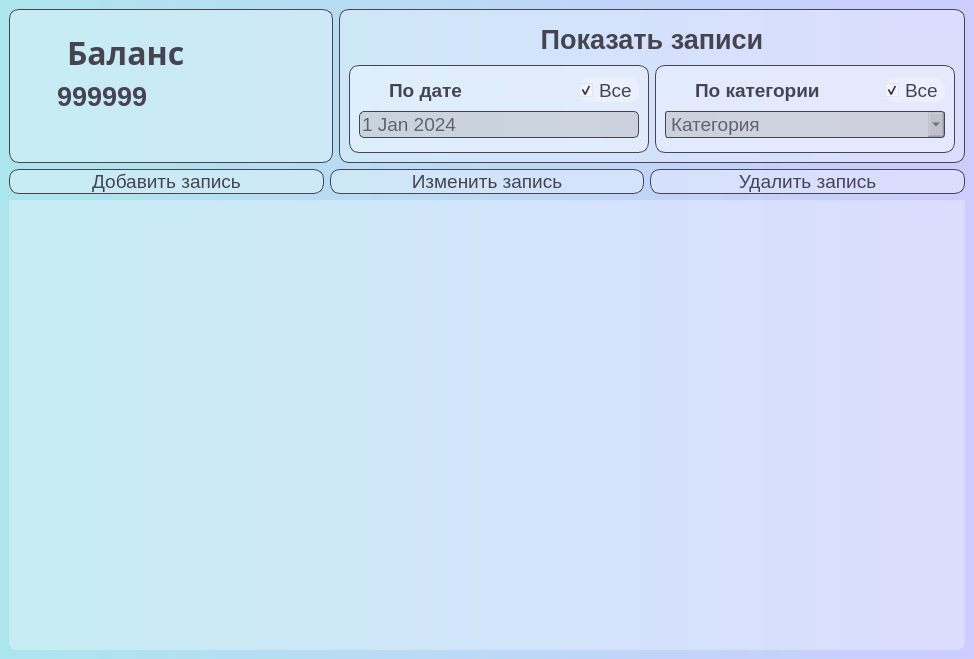
<?xml version="1.0" encoding="UTF-8"?>
<ui version="4.0">
 <class>MainWindow</class>
 <widget class="QMainWindow" name="MainWindow">
  <property name="geometry">
   <rect>
    <x>0</x>
    <y>0</y>
    <width>974</width>
    <height>659</height>
   </rect>
  </property>
  <property name="sizePolicy">
   <sizepolicy hsizetype="Fixed" vsizetype="Fixed">
    <horstretch>0</horstretch>
    <verstretch>0</verstretch>
   </sizepolicy>
  </property>
  <property name="minimumSize">
   <size>
    <width>974</width>
    <height>659</height>
   </size>
  </property>
  <property name="maximumSize">
   <size>
    <width>974</width>
    <height>659</height>
   </size>
  </property>
  <property name="font">
   <font>
    <family>Noto Sans SemiCondensed</family>
    <pointsize>10</pointsize>
    <italic>false</italic>
    <bold>false</bold>
   </font>
  </property>
  <property name="contextMenuPolicy">
   <enum>Qt::ContextMenuPolicy::PreventContextMenu</enum>
  </property>
  <property name="windowTitle">
   <string>Учет финансов</string>
  </property>
  <property name="styleSheet">
   <string notr="true">font: 10pt &quot;Noto Sans SemiCondensed&quot;;
background-color: qlineargradient(spread:pad, x1:0, y1:0, x2:1, y2:0, stop:0 rgba(172, 229, 238, 255), stop:1 rgba(204, 204, 255, 255))</string>
  </property>
  <widget class="QWidget" name="centralwidget">
   <property name="sizePolicy">
    <sizepolicy hsizetype="Fixed" vsizetype="Fixed">
     <horstretch>0</horstretch>
     <verstretch>0</verstretch>
    </sizepolicy>
   </property>
   <property name="minimumSize">
    <size>
     <width>0</width>
     <height>0</height>
    </size>
   </property>
   <layout class="QVBoxLayout" name="verticalLayout_3">
    <item>
     <layout class="QHBoxLayout" name="mainHBox">
      <item>
       <widget class="QFrame" name="balanceFrame">
        <property name="minimumSize">
         <size>
          <width>310</width>
          <height>0</height>
         </size>
        </property>
        <property name="maximumSize">
         <size>
          <width>16777215</width>
          <height>16777215</height>
         </size>
        </property>
        <property name="autoFillBackground">
         <bool>false</bool>
        </property>
        <property name="styleSheet">
         <string notr="true">background-color: rgba(255,255,255, 80);
border: 1px solid rgb(70,68,81);
color: rgb(70,68,81);
border-radius: 10;
</string>
        </property>
        <layout class="QVBoxLayout" name="verticalLayout_6">
         <property name="leftMargin">
          <number>11</number>
         </property>
         <property name="topMargin">
          <number>20</number>
         </property>
         <property name="bottomMargin">
          <number>50</number>
         </property>
         <item>
          <layout class="QHBoxLayout" name="balanceStaticHBox">
           <property name="leftMargin">
            <number>0</number>
           </property>
           <item>
            <widget class="QLabel" name="creditCardIconLabel">
             <property name="maximumSize">
              <size>
               <width>40</width>
               <height>40</height>
              </size>
             </property>
             <property name="styleSheet">
              <string notr="true">
background-color: none;
border: none</string>
             </property>
             <property name="text">
              <string/>
             </property>
             <property name="pixmap">
              <pixmap resource="resources.qrc">:/icons/icons/credit_card_40dp.svg</pixmap>
             </property>
             <property name="scaledContents">
              <bool>true</bool>
             </property>
             <property name="alignment">
              <set>Qt::AlignmentFlag::AlignBottom|Qt::AlignmentFlag::AlignLeading|Qt::AlignmentFlag::AlignLeft</set>
             </property>
             <property name="wordWrap">
              <bool>false</bool>
             </property>
            </widget>
           </item>
           <item>
            <widget class="QLabel" name="balanceStaticLabel">
             <property name="font">
              <font>
               <family>Noto Sans SemiCondensed</family>
               <pointsize>24</pointsize>
               <italic>false</italic>
               <bold>true</bold>
              </font>
             </property>
             <property name="styleSheet">
              <string notr="true">font-weight: bold;
font-size: 24pt;
background-color: none;
border: none</string>
             </property>
             <property name="text">
              <string>Баланс</string>
             </property>
             <property name="alignment">
              <set>Qt::AlignmentFlag::AlignLeading|Qt::AlignmentFlag::AlignLeft|Qt::AlignmentFlag::AlignVCenter</set>
             </property>
            </widget>
           </item>
          </layout>
         </item>
         <item>
          <layout class="QHBoxLayout" name="balanceDynamicHBox">
           <property name="leftMargin">
            <number>0</number>
           </property>
           <item>
            <widget class="QLabel" name="rubleIconLabel">
             <property name="maximumSize">
              <size>
               <width>30</width>
               <height>30</height>
              </size>
             </property>
             <property name="styleSheet">
              <string notr="true">background-color: none;
border: none</string>
             </property>
             <property name="text">
              <string/>
             </property>
             <property name="pixmap">
              <pixmap resource="resources.qrc">:/icons/icons/currency_ruble_40dp.svg</pixmap>
             </property>
             <property name="scaledContents">
              <bool>true</bool>
             </property>
             <property name="alignment">
              <set>Qt::AlignmentFlag::AlignJustify|Qt::AlignmentFlag::AlignVCenter</set>
             </property>
            </widget>
           </item>
           <item>
            <widget class="QLabel" name="balanceDynamicLabel">
             <property name="styleSheet">
              <string notr="true">font-weight: bold;
font-size: 20pt;
background-color: none;
border: none</string>
             </property>
             <property name="text">
              <string>999999</string>
             </property>
             <property name="alignment">
              <set>Qt::AlignmentFlag::AlignJustify|Qt::AlignmentFlag::AlignVCenter</set>
             </property>
            </widget>
           </item>
          </layout>
         </item>
        </layout>
       </widget>
      </item>
      <item>
       <widget class="QFrame" name="filtersFrame">
        <property name="styleSheet">
         <string notr="true">background-color: rgba(255,255,255, 80);
border: 1px solid rgb(70,68,81);
color: rgb(70,68,81);
border-radius: 10;</string>
        </property>
        <layout class="QVBoxLayout" name="verticalLayout">
         <item>
          <widget class="QLabel" name="filtersLabel">
           <property name="maximumSize">
            <size>
             <width>16777215</width>
             <height>40</height>
            </size>
           </property>
           <property name="styleSheet">
            <string notr="true">background-color: none;
border: none;
font-weight: bold;
font-size: 20pt;
</string>
           </property>
           <property name="text">
            <string>Показать записи</string>
           </property>
           <property name="alignment">
            <set>Qt::AlignmentFlag::AlignCenter</set>
           </property>
          </widget>
         </item>
         <item>
          <layout class="QHBoxLayout" name="filtersHBox">
           <item>
            <widget class="QFrame" name="dateFrame">
             <property name="minimumSize">
              <size>
               <width>300</width>
               <height>0</height>
              </size>
             </property>
             <property name="styleSheet">
              <string notr="true">font-size: 14pt;</string>
             </property>
             <layout class="QVBoxLayout" name="verticalLayout_2">
              <item>
               <layout class="QHBoxLayout" name="dateHBox">
                <item>
                 <widget class="QLabel" name="dateIconLabel">
                  <property name="maximumSize">
                   <size>
                    <width>24</width>
                    <height>16777215</height>
                   </size>
                  </property>
                  <property name="styleSheet">
                   <string notr="true">background-color: none;
border: none</string>
                  </property>
                  <property name="text">
                   <string/>
                  </property>
                  <property name="pixmap">
                   <pixmap resource="resources.qrc">:/icons/icons/calendar_today_24dp.svg</pixmap>
                  </property>
                 </widget>
                </item>
                <item>
                 <widget class="QLabel" name="dateLabel">
                  <property name="styleSheet">
                   <string notr="true">font-weight: bold;
background-color: none;
border: none</string>
                  </property>
                  <property name="text">
                   <string>По дате</string>
                  </property>
                 </widget>
                </item>
                <item>
                 <widget class="QCheckBox" name="dateCheckBox">
                  <property name="enabled">
                   <bool>true</bool>
                  </property>
                  <property name="minimumSize">
                   <size>
                    <width>0</width>
                    <height>0</height>
                   </size>
                  </property>
                  <property name="maximumSize">
                   <size>
                    <width>60</width>
                    <height>16777215</height>
                   </size>
                  </property>
                  <property name="styleSheet">
                   <string notr="true">
border: none</string>
                  </property>
                  <property name="text">
                   <string>Все</string>
                  </property>
                  <property name="checked">
                   <bool>true</bool>
                  </property>
                  <property name="tristate">
                   <bool>false</bool>
                  </property>
                 </widget>
                </item>
               </layout>
              </item>
              <item>
               <widget class="QDateEdit" name="dateEdit">
                <property name="enabled">
                 <bool>false</bool>
                </property>
                <property name="minimumSize">
                 <size>
                  <width>200</width>
                  <height>0</height>
                 </size>
                </property>
                <property name="styleSheet">
                 <string notr="true">QDateEdit {
    border-radius: 5px;
}

QDateEdit:disabled {
    background-color: rgba(165,165,165,90);
	color: rgba(70,68,81,200);
}</string>
                </property>
                <property name="buttonSymbols">
                 <enum>QAbstractSpinBox::ButtonSymbols::NoButtons</enum>
                </property>
                <property name="maximumDate">
                 <date>
                  <year>2100</year>
                  <month>12</month>
                  <day>31</day>
                 </date>
                </property>
                <property name="date">
                 <date>
                  <year>2024</year>
                  <month>1</month>
                  <day>1</day>
                 </date>
                </property>
               </widget>
              </item>
             </layout>
            </widget>
           </item>
           <item>
            <widget class="QFrame" name="categoryFrame">
             <property name="minimumSize">
              <size>
               <width>300</width>
               <height>0</height>
              </size>
             </property>
             <property name="styleSheet">
              <string notr="true">font-size: 14pt;</string>
             </property>
             <layout class="QVBoxLayout" name="verticalLayout_4">
              <item>
               <layout class="QHBoxLayout" name="categoryHBox">
                <item>
                 <widget class="QLabel" name="categoryIconLabel">
                  <property name="maximumSize">
                   <size>
                    <width>24</width>
                    <height>16777215</height>
                   </size>
                  </property>
                  <property name="styleSheet">
                   <string notr="true">background-color: none;
border: none</string>
                  </property>
                  <property name="text">
                   <string/>
                  </property>
                  <property name="pixmap">
                   <pixmap resource="resources.qrc">:/icons/icons/local_offer_24dp.svg</pixmap>
                  </property>
                  <property name="scaledContents">
                   <bool>false</bool>
                  </property>
                 </widget>
                </item>
                <item>
                 <widget class="QLabel" name="categoryLabel">
                  <property name="styleSheet">
                   <string notr="true">font-weight: bold;
background-color: none;
border: none</string>
                  </property>
                  <property name="text">
                   <string>По категории</string>
                  </property>
                 </widget>
                </item>
                <item>
                 <widget class="QCheckBox" name="categoryCheckBox">
                  <property name="minimumSize">
                   <size>
                    <width>0</width>
                    <height>0</height>
                   </size>
                  </property>
                  <property name="maximumSize">
                   <size>
                    <width>60</width>
                    <height>16777215</height>
                   </size>
                  </property>
                  <property name="styleSheet">
                   <string notr="true">border: none</string>
                  </property>
                  <property name="text">
                   <string>Все</string>
                  </property>
                  <property name="checked">
                   <bool>true</bool>
                  </property>
                 </widget>
                </item>
               </layout>
              </item>
              <item>
               <widget class="QComboBox" name="categoryComboBox">
                <property name="enabled">
                 <bool>false</bool>
                </property>
                <property name="minimumSize">
                 <size>
                  <width>0</width>
                  <height>0</height>
                 </size>
                </property>
                <property name="contextMenuPolicy">
                 <enum>Qt::ContextMenuPolicy::DefaultContextMenu</enum>
                </property>
                <property name="styleSheet">
                 <string notr="true">QComboBox {
    border-radius: 3px;
    padding-left: 5px;
}

QComboBox QAbstractItemView {
    background-color: white;
}

QComboBox:disabled {
    background-color: rgba(165,165,165,90);
	color: rgba(70,68,81,200);
}

QComboBox QAbstractItemView:disabled {
    background-color: gray;
    color: lightgray;
}</string>
                </property>
                <property name="editable">
                 <bool>false</bool>
                </property>
                <property name="currentText">
                 <string/>
                </property>
                <property name="currentIndex">
                 <number>-1</number>
                </property>
                <property name="placeholderText">
                 <string>Категория</string>
                </property>
                <property name="duplicatesEnabled">
                 <bool>false</bool>
                </property>
                <property name="frame">
                 <bool>true</bool>
                </property>
                <item>
                 <property name="text">
                  <string>Поступления</string>
                 </property>
                </item>
                <item>
                 <property name="text">
                  <string>Авиабилеты</string>
                 </property>
                </item>
                <item>
                 <property name="text">
                  <string>Автоуслуги</string>
                 </property>
                </item>
                <item>
                 <property name="text">
                  <string>Аптеки</string>
                 </property>
                </item>
                <item>
                 <property name="text">
                  <string>Аренда авто</string>
                 </property>
                </item>
                <item>
                 <property name="text">
                  <string>Благотворительность</string>
                 </property>
                </item>
                <item>
                 <property name="text">
                  <string>Дом, ремонт</string>
                 </property>
                </item>
                <item>
                 <property name="text">
                  <string>Ж/д билеты</string>
                 </property>
                </item>
                <item>
                 <property name="text">
                  <string>Животные</string>
                 </property>
                </item>
                <item>
                 <property name="text">
                  <string>Искусство</string>
                 </property>
                </item>
                <item>
                 <property name="text">
                  <string>Кино</string>
                 </property>
                </item>
                <item>
                 <property name="text">
                  <string>Красота</string>
                 </property>
                </item>
                <item>
                 <property name="text">
                  <string>Медицинские услуги</string>
                 </property>
                </item>
                <item>
                 <property name="text">
                  <string>Музыка</string>
                 </property>
                </item>
                <item>
                 <property name="text">
                  <string>Образование</string>
                 </property>
                </item>
                <item>
                 <property name="text">
                  <string>Одежда, обувь</string>
                 </property>
                </item>
                <item>
                 <property name="text">
                  <string>Отели</string>
                 </property>
                </item>
                <item>
                 <property name="text">
                  <string>Развлечения</string>
                 </property>
                </item>
                <item>
                 <property name="text">
                  <string>Рестораны</string>
                 </property>
                </item>
                <item>
                 <property name="text">
                  <string>Связь</string>
                 </property>
                </item>
                <item>
                 <property name="text">
                  <string>Сервис-услуги</string>
                 </property>
                </item>
                <item>
                 <property name="text">
                  <string>Спорттовары</string>
                 </property>
                </item>
                <item>
                 <property name="text">
                  <string>Сувениры</string>
                 </property>
                </item>
                <item>
                 <property name="text">
                  <string>Супермаркеты</string>
                 </property>
                </item>
                <item>
                 <property name="text">
                  <string>Топливо</string>
                 </property>
                </item>
                <item>
                 <property name="text">
                  <string>Транспорт</string>
                 </property>
                </item>
                <item>
                 <property name="text">
                  <string>Фастфуд</string>
                 </property>
                </item>
                <item>
                 <property name="text">
                  <string>Финансовые услуги</string>
                 </property>
                </item>
                <item>
                 <property name="text">
                  <string>Фото/видео</string>
                 </property>
                </item>
                <item>
                 <property name="text">
                  <string>Цветы</string>
                 </property>
                </item>
                <item>
                 <property name="text">
                  <string>Частные услуги</string>
                 </property>
                </item>
                <item>
                 <property name="text">
                  <string>Прочее</string>
                 </property>
                </item>
               </widget>
              </item>
             </layout>
            </widget>
           </item>
          </layout>
         </item>
        </layout>
       </widget>
      </item>
     </layout>
    </item>
    <item>
     <widget class="QFrame" name="buttonsFrame">
      <property name="styleSheet">
       <string notr="true">background-color: none;
color: rgb(70,68,81);
border-radius: 10;
font-size: 14pt;</string>
      </property>
      <layout class="QHBoxLayout" name="horizontalLayout_2">
       <property name="leftMargin">
        <number>0</number>
       </property>
       <property name="topMargin">
        <number>0</number>
       </property>
       <property name="rightMargin">
        <number>0</number>
       </property>
       <property name="bottomMargin">
        <number>0</number>
       </property>
       <item>
        <widget class="QPushButton" name="addButton">
         <property name="minimumSize">
          <size>
           <width>310</width>
           <height>0</height>
          </size>
         </property>
         <property name="styleSheet">
          <string notr="true">QPushButton { 
background-color: rgba(255,255,255, 80);
border: 1px solid rgb(70,68,81);
}
QPushButton:hover {
background-color: rgba(255,255,255, 110);
}
QPushButton:pressed {
background-color: rgba(255,255,255, 150);
}</string>
         </property>
         <property name="text">
          <string>Добавить запись</string>
         </property>
         <property name="icon">
          <iconset resource="resources.qrc">
           <normaloff>:/icons/icons/post_add_24dp.svg</normaloff>:/icons/icons/post_add_24dp.svg</iconset>
         </property>
         <property name="iconSize">
          <size>
           <width>30</width>
           <height>30</height>
          </size>
         </property>
        </widget>
       </item>
       <item>
        <widget class="QPushButton" name="editButton">
         <property name="minimumSize">
          <size>
           <width>310</width>
           <height>0</height>
          </size>
         </property>
         <property name="styleSheet">
          <string notr="true">QPushButton { 
background-color: rgba(255,255,255, 80);
border: 1px solid rgb(70,68,81);
}
QPushButton:hover {
background-color: rgba(255,255,255, 110);
}
QPushButton:pressed {
background-color: rgba(255,255,255, 150);
}</string>
         </property>
         <property name="text">
          <string>Изменить запись</string>
         </property>
         <property name="icon">
          <iconset resource="resources.qrc">
           <normaloff>:/icons/icons/edit_24dp.svg</normaloff>:/icons/icons/edit_24dp.svg</iconset>
         </property>
         <property name="iconSize">
          <size>
           <width>30</width>
           <height>30</height>
          </size>
         </property>
        </widget>
       </item>
       <item>
        <widget class="QPushButton" name="deleteButton">
         <property name="minimumSize">
          <size>
           <width>310</width>
           <height>0</height>
          </size>
         </property>
         <property name="styleSheet">
          <string notr="true">QPushButton { 
background-color: rgba(255,255,255, 80);
border: 1px solid rgb(70,68,81);
}
QPushButton:hover {
background-color: rgba(255,255,255, 110);
}
QPushButton:pressed {
background-color: rgba(255,255,255, 150);
}</string>
         </property>
         <property name="text">
          <string>Удалить запись</string>
         </property>
         <property name="icon">
          <iconset resource="resources.qrc">
           <normaloff>:/icons/icons/delete_24dp.svg</normaloff>:/icons/icons/delete_24dp.svg</iconset>
         </property>
         <property name="iconSize">
          <size>
           <width>30</width>
           <height>30</height>
          </size>
         </property>
        </widget>
       </item>
      </layout>
     </widget>
    </item>
    <item>
     <widget class="QTableView" name="tableView">
      <property name="styleSheet">
       <string notr="true">QTableView {
font-size: 14pt;
background-color: rgba(255, 255, 255, 80); 
border: 1px solid rgba(255,255,255,40);
border-bottom-right-radius: 7px; 
border-bottom-left-radius: 7px; 
color: rgb(70, 68, 81);
}

QHeaderView::section {
background-color: rgba(255, 255, 255, 100);
color: rgb(70, 68, 81);
border: none;
height: 50px;
font-size: 16pt;
}

QTableView::item {
    border-style: none;
    border-bottom: 1px solid rgb(70, 68, 81);
    padding-left: 5px;
	padding-right: 0px;
    text-align: center;
}

QTableView::item:selected{
	border: none;
	color: rgb(70, 68, 81);
    background-color: rgba(255, 255, 255, 50);
}</string>
      </property>
      <property name="textElideMode">
       <enum>Qt::TextElideMode::ElideMiddle</enum>
      </property>
      <property name="showGrid">
       <bool>false</bool>
      </property>
      <property name="sortingEnabled">
       <bool>true</bool>
      </property>
      <attribute name="horizontalHeaderShowSortIndicator" stdset="0">
       <bool>false</bool>
      </attribute>
      <attribute name="verticalHeaderCascadingSectionResizes">
       <bool>true</bool>
      </attribute>
      <attribute name="verticalHeaderMinimumSectionSize">
       <number>20</number>
      </attribute>
      <attribute name="verticalHeaderShowSortIndicator" stdset="0">
       <bool>true</bool>
      </attribute>
      <attribute name="verticalHeaderStretchLastSection">
       <bool>false</bool>
      </attribute>
     </widget>
    </item>
   </layout>
  </widget>
 </widget>
 <resources>
  <include location="resources.qrc"/>
 </resources>
 <connections/>
</ui>
